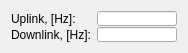
   <widget class="QWidget" name="gridLayoutWidget_3">
    <property name="geometry">
     <rect>
      <x>420</x>
      <y>200</y>
      <width>171</width>
      <height>41</height>
     </rect>
    </property>
    <layout class="QGridLayout" name="set_freqs_layout">
     <property name="verticalSpacing">
      <number>1</number>
     </property>
     <item row="0" column="0">
      <widget class="QLabel" name="set_uplink_text_label">
       <property name="sizePolicy">
        <sizepolicy hsizetype="Fixed" vsizetype="Fixed">
         <horstretch>0</horstretch>
         <verstretch>0</verstretch>
        </sizepolicy>
       </property>
       <property name="minimumSize">
        <size>
         <width>80</width>
         <height>15</height>
        </size>
       </property>
       <property name="maximumSize">
        <size>
         <width>80</width>
         <height>15</height>
        </size>
       </property>
       <property name="text">
        <string>Uplink, [Hz]:</string>
       </property>
      </widget>
     </item>
     <item row="1" column="0">
      <widget class="QLabel" name="set_downlink_text_label">
       <property name="sizePolicy">
        <sizepolicy hsizetype="Fixed" vsizetype="Fixed">
         <horstretch>0</horstretch>
         <verstretch>0</verstretch>
        </sizepolicy>
       </property>
       <property name="minimumSize">
        <size>
         <width>80</width>
         <height>15</height>
        </size>
       </property>
       <property name="maximumSize">
        <size>
         <width>80</width>
         <height>15</height>
        </size>
       </property>
       <property name="text">
        <string>Downlink, [Hz]:</string>
       </property>
      </widget>
     </item>
     <item row="0" column="1">
      <widget class="QLineEdit" name="set_uplink_lineedit">
       <property name="sizePolicy">
        <sizepolicy hsizetype="Fixed" vsizetype="Fixed">
         <horstretch>0</horstretch>
         <verstretch>0</verstretch>
        </sizepolicy>
       </property>
       <property name="minimumSize">
        <size>
         <width>80</width>
         <height>15</height>
        </size>
       </property>
       <property name="maximumSize">
        <size>
         <width>80</width>
         <height>15</height>
        </size>
       </property>
      </widget>
     </item>
     <item row="1" column="1">
      <widget class="QLineEdit" name="set_downlink_lineedit">
       <property name="sizePolicy">
        <sizepolicy hsizetype="Fixed" vsizetype="Fixed">
         <horstretch>0</horstretch>
         <verstretch>0</verstretch>
        </sizepolicy>
       </property>
       <property name="minimumSize">
        <size>
         <width>80</width>
         <height>15</height>
        </size>
       </property>
       <property name="maximumSize">
        <size>
         <width>80</width>
         <height>15</height>
        </size>
       </property>
      </widget>
     </item>
    </layout>
   </widget>
